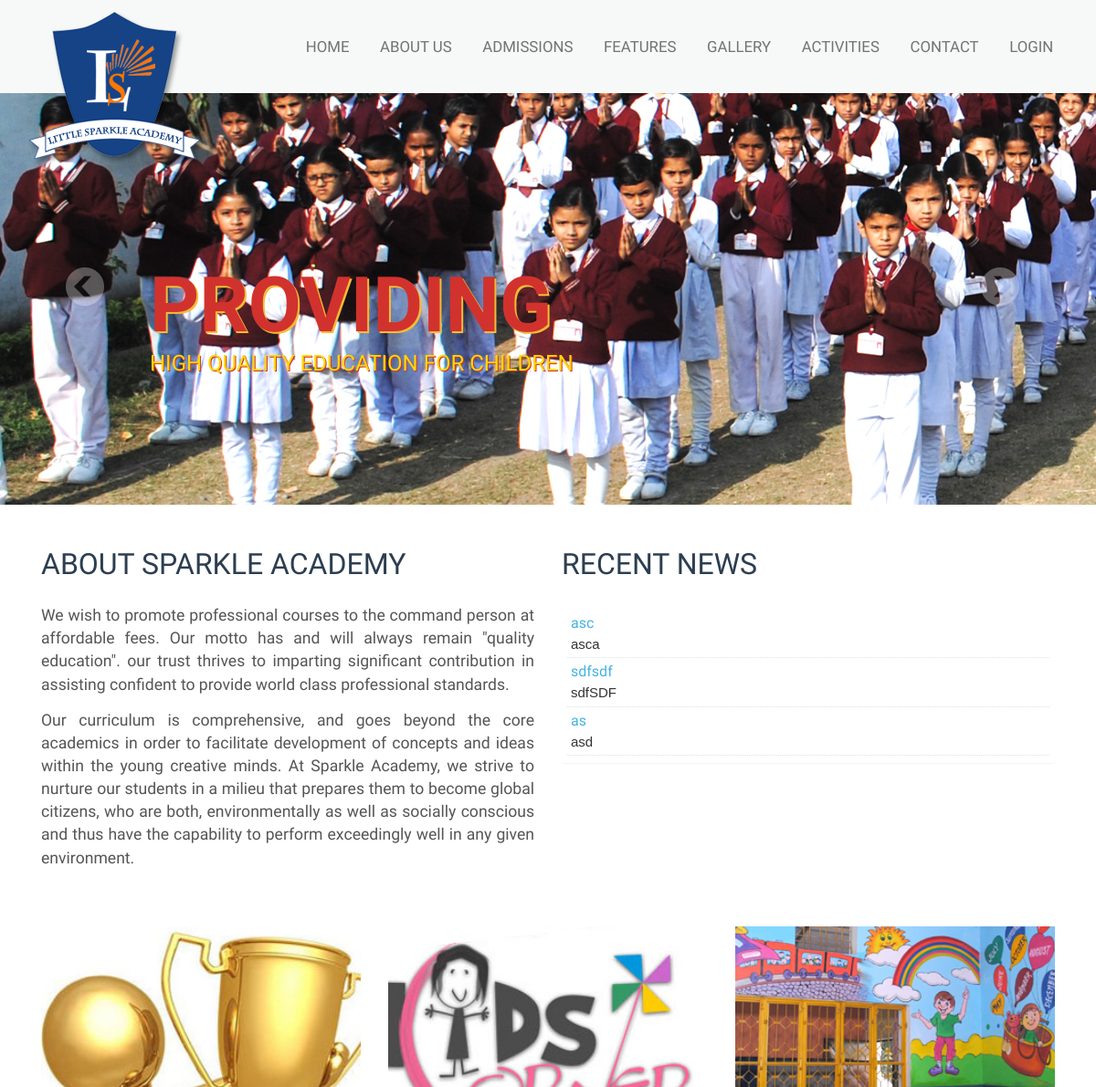
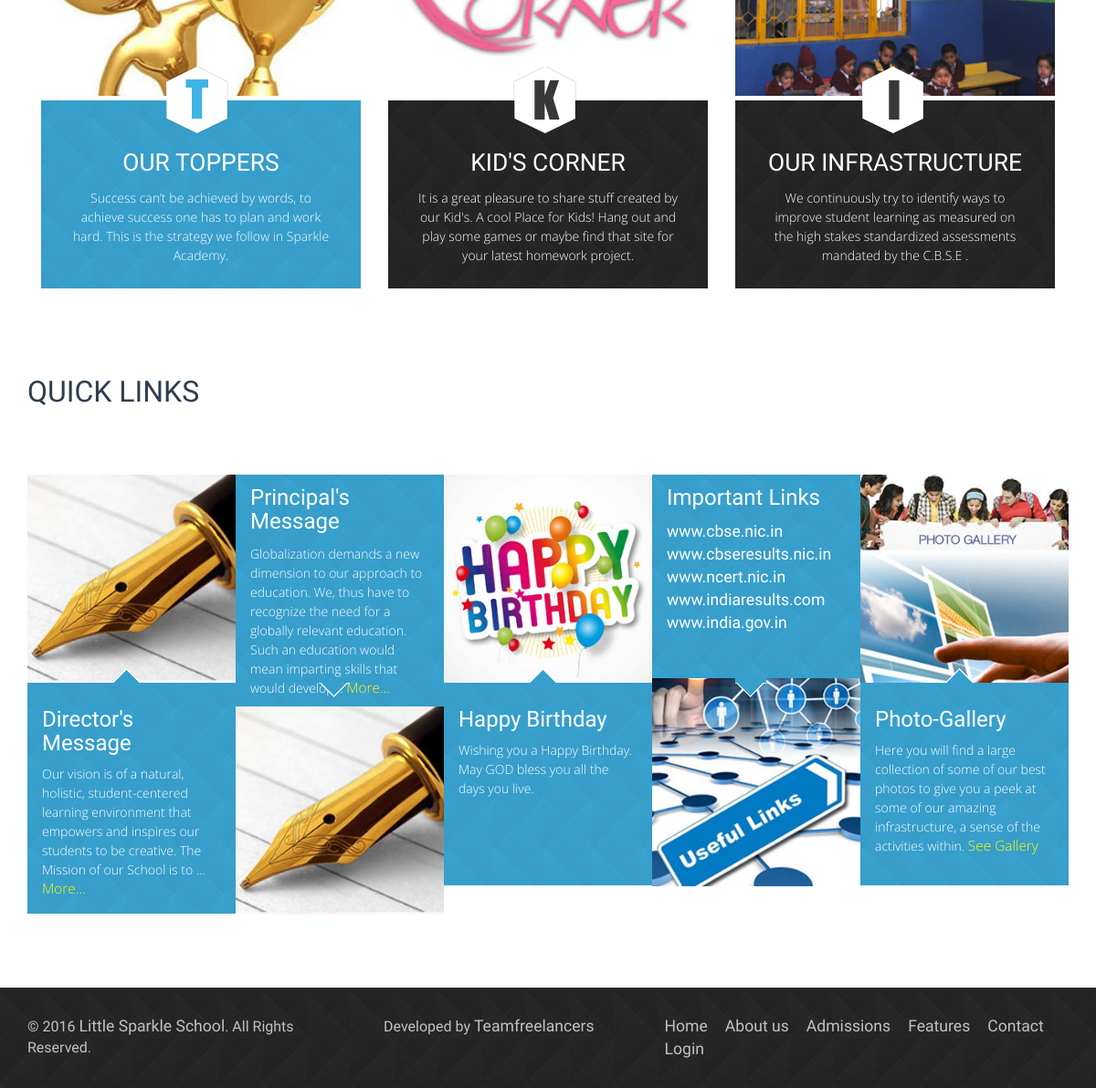
The page / on the database its author committed (2 pictures, top to bottom).
### tables this page shows
CREATE TABLE `newsevents` (
  `ID` int(11) NOT NULL,
  `SUBJECT` varchar(200) NOT NULL,
  `NEWS` text NOT NULL,
  `PATH_ATTACH` varchar(150) NOT NULL,
  `FONTJI` varchar(250) NOT NULL,
  `DATE_` varchar(25) NOT NULL,
  `TIME_` varchar(25) NOT NULL,
  `STATUS` int(11) NOT NULL DEFAULT '1',
  `USERNAME` varchar(150) NOT NULL
);

### _app_/views/home.php (called while the page is built, shortened)
<?php $this -> load -> view ('templates/slider'); ?>
<?php $this -> load -> view('about/index'); ?>

### _app_/controllers/Web.php (called while the page is built, shortened)
<?php
class Web extends CI_Controller {
    function index() {
        $data['keys_'] = "Little, India, Academy, School, Sparkle, Little Sparkel Academy, Motahaldu, Haldwani";
        $data['desc_'] = _SCHOOL_;
        $data['title'] = _SCHOOL_;
        $data['bday_'] = $this->mm->students_bday_today();
        $data['news_'] = $this->mm->get_latest_news(7);
        $this->load->view('templates/header', $data);
        $this->load->view('home', $data);
        $this->load->view('templates/footer');
    }
}

### index.php (called while the page is built, shortened)
<?php
require_once BASEPATH.'core/CodeIgniter.php';

### _app_/models/My_model.php (called while the page is built, shortened)
<?php
class My_model extends CI_Model {
    function students_bday_today() {
        $dt_ = date('d');
        $mnth_ = date('m');
        $this->db->where('MONTH(DOB)', $mnth_);
        $this->db->where('DAY(DOB)', $dt_);
        $this->db->where('STATUS', 1);
        $this->db->order_by('NAME_');
        $query = $this->db->get('bday_data');
        return $query->result();
    }
    function get_latest_news($limit_) {
         $this->db->where('STATUS', 1);
        $this->db->order_by('ID', 'desc');
        $query = $this->db->get('newsevents', 0, $limit_);
        return $query->result();
    }
}

### _app_/views/templates/newsticker.php (the view, shortened to what this page needs)
<link rel="stylesheet" href="<?php echo base_url('_assets_/css/ticker.css');?>" />
    <div class="panel">
        <div class="panel-body">
            <ul class="demo1">
                <?php foreach($news_ as $item){ ?>
                    <li class="news-item">
                        <div style="color: #42B3E5"><?php echo $item->SUBJECT; ?></div>
                        <div style="font-family: Arial;font-size: 15px;"><?php echo $item->NEWS; ?></div>
                    </li>
                <?php } ?>
            </ul>
        </div>
    </div>

### _assets_/css/style.css (style rules this page uses)
html, body { font-family: 'Oswald', sans-serif; font-size: 100%; background: #FFf; }

### _assets_/css/ticker.css (style rules this page uses)
.panel ul { padding:0px; margin:0px; list-style:none; }
.news-item { padding:4px 4px; margin:0px; border-bottom:1px dotted #E0E0E0; }
.panel-body { padding: 5px; border: #ff0000 solid 0px; }

### rows shown on the page
newsevents: SUBJECT "asc", NEWS "asca"
newsevents: SUBJECT "sdfsdf", NEWS "sdfSDF"
newsevents: SUBJECT "as", NEWS "asd"
